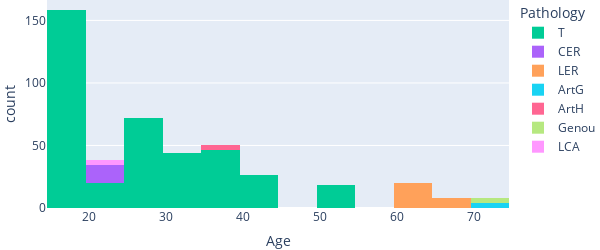

The cell this chart's notebook holds for it:
### Code cell
if VERBOSE:
    fig = px.histogram(
        df_metadata,
        x="age",
        color="label",
        color_discrete_map=color_palette
    )
    fig.update_layout(
        width=600,
        height=250,
        xaxis_title="Age",
        legend_title="Pathology",
        margin=dict(l=0, r=0, t=0, b=0),
    )
    fig.show()
    print("Observation: young people tend to be healthier.")

### Figure 1 — Plotly figure (JSON) as saved in the notebook; plotly's stock layout.template omitted (floating-point values rounded to 4 significant figures; data arrays with more than 128 entries replaced by an {"elided": "..."} marker saying what was removed)
{"data": [{"alignmentgroup": "True", "bingroup": "x", "hovertemplate": "label=T<br>age=%{x}<br>count=%{y}<extra></extra>", "legendgroup": "T", "marker": {"color": "#00cc96", "pattern": {"shape": ""}}, "name": "T", "offsetgroup": "T", "orientation": "v", "showlegend": true, "type": "histogram", "x": {"elided": "384 int values"}, "xaxis": "x", "yaxis": "y"}, {"alignmentgroup": "True", "bingroup": "x", "hovertemplate": "label=CER<br>age=%{x}<br>count=%{y}<extra></extra>", "legendgroup": "CER", "marker": {"color": "#ab63fa", "pattern": {"shape": ""}}, "name": "CER", "offsetgroup": "CER", "orientation": "v", "showlegend": true, "type": "histogram", "x": [22, 22, 22, 22, 22, 20, 20, 22, 22, 22, 22, 22, 20, 20], "xaxis": "x", "yaxis": "y"}, {"alignmentgroup": "True", "bingroup": "x", "hovertemplate": "label=LER<br>age=%{x}<br>count=%{y}<extra></extra>", "legendgroup": "LER", "marker": {"color": "#FFA15A", "pattern": {"shape": ""}}, "name": "LER", "offsetgroup": "LER", "orientation": "v", "showlegend": true, "type": "histogram", "x": [68, 68, 68, 68, 64, 64, 64, 64, 64, 64, 64, 64, 64, 64, 68, 68, 68, 68, 64, 64, 64, 64, 64, 64, 64, 64, 64, 64], "xaxis": "x", "yaxis": "y"}, {"alignmentgroup": "True", "bingroup": "x", "hovertemplate": "label=ArtG<br>age=%{x}<br>count=%{y}<extra></extra>", "legendgroup": "ArtG", "marker": {"color": "#19d3f3", "pattern": {"shape": ""}}, "name": "ArtG", "offsetgroup": "ArtG", "orientation": "v", "showlegend": true, "type": "histogram", "x": [74, 74, 74, 74], "xaxis": "x", "yaxis": "y"}, {"alignmentgroup": "True", "bingroup": "x", "hovertemplate": "label=ArtH<br>age=%{x}<br>count=%{y}<extra></extra>", "legendgroup": "ArtH", "marker": {"color": "#FF6692", "pattern": {"shape": ""}}, "name": "ArtH", "offsetgroup": "ArtH", "orientation": "v", "showlegend": true, "type": "histogram", "x": [36, 36, 36, 36], "xaxis": "x", "yaxis": "y"}, {"alignmentgroup": "True", "bingroup": "x", "hovertemplate": "label=Genou<br>age=%{x}<br>count=%{y}<extra></extra>", "legendgroup": "Genou", "marker": {"color": "#B6E880", "pattern": {"shape": ""}}, "name": "Genou", "offsetgroup": "Genou", "orientation": "v", "showlegend": true, "type": "histogram", "x": [70, 70, 70, 70], "xaxis": "x", "yaxis": "y"}, {"alignmentgroup": "True", "bingroup": "x", "hovertemplate": "label=LCA<br>age=%{x}<br>count=%{y}<extra></extra>", "legendgroup": "LCA", "marker": {"color": "#FF97FF", "pattern": {"shape": ""}}, "name": "LCA", "offsetgroup": "LCA", "orientation": "v", "showlegend": true, "type": "histogram", "x": [22, 22, 22, 22], "xaxis": "x", "yaxis": "y"}], "layout": {"barmode": "relative", "height": 250, "legend": {"title": {"text": "Pathology"}, "tracegroupgap": 0}, "margin": {"b": 0, "l": 0, "r": 0, "t": 0}, "width": 600, "xaxis": {"anchor": "y", "domain": [0, 1], "title": {"text": "Age"}}, "yaxis": {"anchor": "x", "domain": [0, 1], "title": {"text": "count"}}}}
